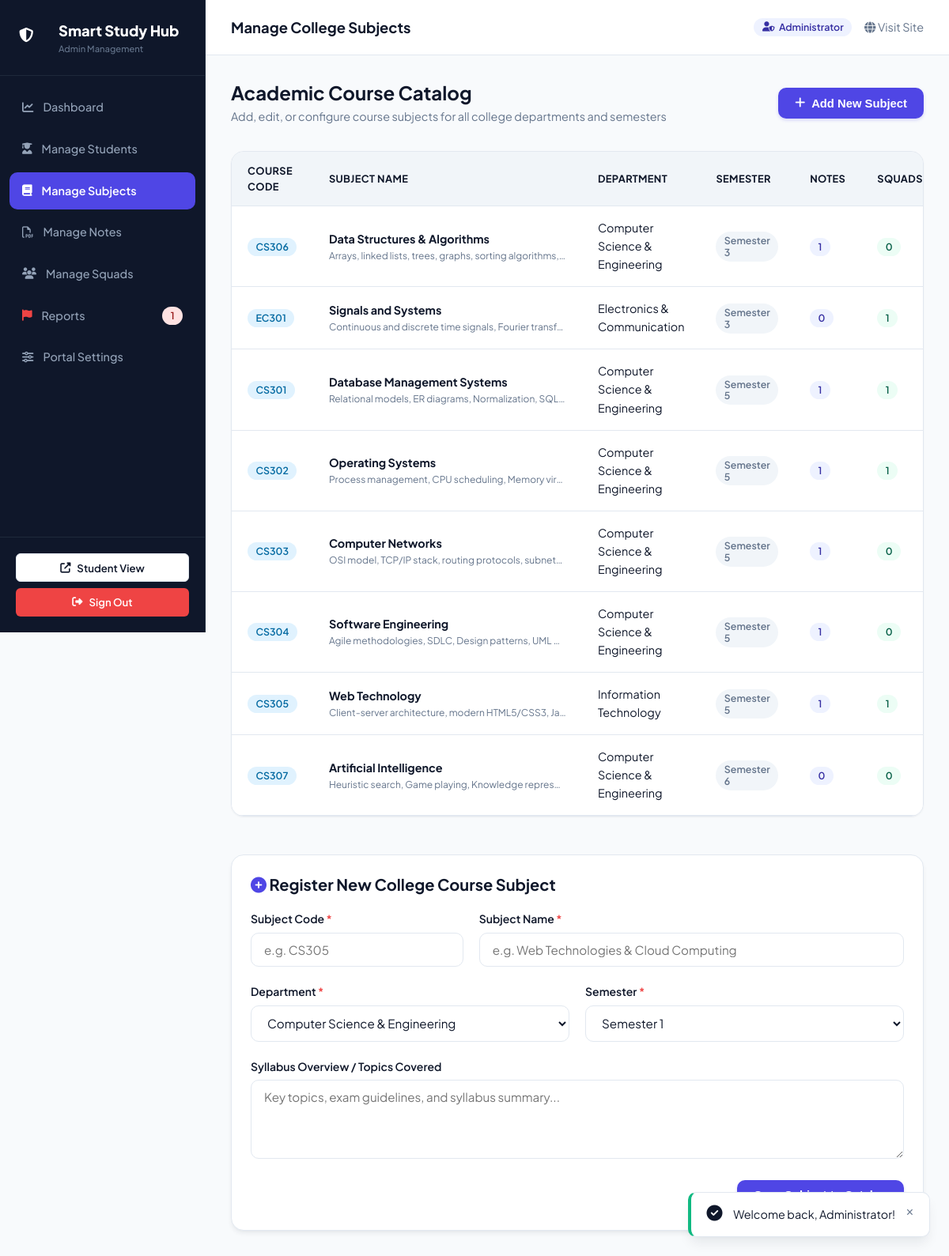
The app's page /admin/subjects.php (signed in) with its own data.
### tables this page shows
CREATE TABLE IF NOT EXISTS `subjects` (
  `id` INT AUTO_INCREMENT PRIMARY KEY,
  `subject_code` VARCHAR(20) NOT NULL UNIQUE,
  `subject_name` VARCHAR(150) NOT NULL,
  `department` VARCHAR(100) NOT NULL,
  `semester` VARCHAR(20) NOT NULL,
  `description` TEXT,
  `created_at` TIMESTAMP DEFAULT CURRENT_TIMESTAMP
);

### includes/functions.php (called while the page is built, shortened)
<?php
function e(?string $string): string {
    return htmlspecialchars($string ?? '', ENT_QUOTES, 'UTF-8');
}

### admin/subjects.php (the view, shortened to what this page needs)
<?php
require_once __DIR__ . '/../includes/functions.php';
require_once __DIR__ . '/header.php';
$pdo = getDBConnection();
$editSubject = null;
$subjects = $pdo->query("
    SELECT s.*,
           (SELECT COUNT(*) FROM notes WHERE subject_id = s.id) as note_count,
           (SELECT COUNT(*) FROM study_groups WHERE subject_id = s.id) as group_count
    FROM subjects s
    ORDER BY s.semester ASC, s.subject_code ASC
")->fetchAll();
?>
<div style="display: flex; justify-content: space-between; align-items: center; margin-bottom: 2rem;">
    <div>
        <h2 style="font-size: 1.5rem; margin-bottom: 0.25rem;">Academic Course Catalog</h2>
        <p class="text-muted" style="font-size: 0.9rem;">Add, edit, or configure course subjects for all college departments and semesters</p>
    </div>
    <button type="button" class="btn btn-primary" onclick="document.getElementById('subject-form-card').scrollIntoView({ behavior: 'smooth' })">
        <i class="fas fa-plus"></i> Add New Subject
    </button>
</div>
<div class="table-responsive" style="margin-bottom: 3rem;">
    <table class="admin-table">
        <thead>
            <tr>
                <th>Course Code</th>
                <th>Subject Name</th>
                <th>Department</th>
                <th>Semester</th>
                <th>Notes</th>
                <th>Squads</th>
            </tr>
        </thead>
        <tbody>
            <?php foreach ($subjects as $s): ?>
                <tr>
                    <td><span class="badge badge-secondary font-bold"><?= e($s['subject_code']) ?></span></td>
                    <td>
                        <div class="font-bold"><?= e($s['subject_name']) ?></div>
                        <div class="text-muted" style="font-size: 0.75rem; max-width: 300px; white-space: nowrap; overflow: hidden; text-overflow: ellipsis;">
                            <?= e($s['description']) ?>
                        </div>
                    </td>
                    <td><?= e($s['department']) ?></td>
                    <td><span class="badge badge-neutral"><?= e($s['semester']) ?></span></td>
                    <td><span class="badge badge-primary"><?= $s['note_count'] ?></span></td>
                    <td><span class="badge badge-accent"><?= $s['group_count'] ?></span></td>
                </tr>
            <?php endforeach; ?>
        </tbody>
    </table>
</div>
<div class="card" id="subject-form-card" style="box-shadow: var(--shadow-md);">
    <h3 style="margin-bottom: 1.25rem; font-size: 1.25rem;">
        <i class="fas fa-<?= $editSubject ? 'edit' : 'plus-circle' ?> text-primary"></i>
        <?= $editSubject ? 'Edit Subject: ' . e($editSubject['subject_code']) : 'Register New College Course Subject' ?>
    </h3>
    <form method="POST" action="<?= BASE_URL ?>/admin/subjects.php">
        <div style="display: grid; grid-template-columns: 1fr 2fr; gap: 1.25rem;">
            <div class="form-group">
                <label class="form-label" for="subject_code">Subject Code <span class="text-danger">*</span></label>
                <input type="text" name="subject_code" id="subject_code" class="form-control" placeholder="e.g. CS305" value="<?= e($editSubject['subject_code'] ?? '') ?>" required>
            </div>
            <div class="form-group">
                <label class="form-label" for="subject_name">Subject Name <span class="text-danger">*</span></label>
                <input type="text" name="subject_name" id="subject_name" class="form-control" placeholder="e.g. Web Technologies & Cloud Computing" value="<?= e($editSubject['subject_name'] ?? '') ?>" required>
            </div>
        </div>
        <div style="display: grid; grid-template-columns: 1fr 1fr; gap: 1.25rem;">
            <div class="form-group">
                <label class="form-label" for="department">Department <span class="text-danger">*</span></label>
                <select name="department" id="department" class="form-control" required>
                    <option value="Computer Science & Engineering" <?= ($editSubject['department'] ?? '') === 'Computer Science & Engineering' ? 'selected' : '' ?>>Computer Science & Engineering</option>
                </select>
            </div>
            <div class="form-group">
                <label class="form-label" for="semester">Semester <span class="text-danger">*</span></label>
                <select name="semester" id="semester" class="form-control" required>
                    <?php for ($i = 1; $i <= 8; $i++): ?>
                        <option value="Semester <?= $i ?>" <?= ($editSubject['semester'] ?? '') === "Semester $i" ? 'selected' : '' ?>>Semester <?= $i ?></option>
                    <?php endfor; ?>
                </select>
            </div>
        </div>
        <div class="form-group">
            <label class="form-label" for="description">Syllabus Overview / Topics Covered</label>
            <textarea name="description" id="description" class="form-control" rows="3" placeholder="Key topics, exam guidelines, and syllabus summary..."><?= e($editSubject['description'] ?? '') ?></textarea>
        </div>
        <div style="display: flex; justify-content: flex-end; gap: 1rem;">
            <button type="submit" class="btn btn-primary">
            </button>
        </div>
    </form>
</div>
<?php require_once __DIR__ . '/footer.php'; ?>

### assets/css/style.css (style rules this page uses)
:root { --primary: #4f46e5; --primary-hover: #4338ca; --primary-light: #eef2ff; --primary-dark: #3730a3; --secondary: #0ea5e9; --secondary-light: #e0f2fe; --accent: #10b981; --accent-light: #ecfdf5; --warning: #f59e0b; --warning-light: #fef3c7; --danger: #ef4444; --danger-light: #fee2e2; --bg-main: #f8fafc; --bg-card: #ffffff; --bg-subtle: #f1f5f9; --border: #e2e8f0; --border-focus: #818cf8; --text-main: #0f172a; --text-muted: #64748b; --text-light: #94a3b8; --text-white: #ffffff; --radius-sm: 6px; --radius-md: 10px; --radius-lg: 16px; --radius-xl: 24px; --radius-full: 9999px; --shadow-sm: 0 1px 2px 0 rgba(15, 23, 42, 0.05); --shadow-md: 0 4px 6px -1px rgba(15, 23, 42, 0.07), 0 2px 4px -2px rgba(15, 23, 42, 0.05); --shadow-lg: 0 10px 15px -3px rgba(15, 23, 42, 0.08), 0 4px 6px -4px rgba(15, 23, 42, 0.04); --shadow-xl: 0 20px 25px -5px rgba(15, 23, 42, 0.1), 0 8px 10px -6px rgba(15, 23, 42, 0.05); --transition: all 0.2s cubic-bezier(0.16, 1, 0.3, 1); }
*, *::before, *::after { box-sizing: border-box; margin: 0; padding: 0; }
body { font-family: 'Plus Jakarta Sans', -apple-system, BlinkMacSystemFont, 'Segoe UI', Roboto, sans-serif; background-color: var(--bg-main); color: var(--text-main); line-height: 1.6; min-height: 100vh; display: flex; flex-direction: column; -webkit-font-smoothing: antialiased; }
h1, h2, h3, h4, h5, h6 { font-weight: 700; line-height: 1.25; color: var(--text-main); }
.text-muted { color: var(--text-muted); }
.text-primary { color: var(--primary); }
.text-danger { color: var(--danger); }
.font-bold { font-weight: 700; }
.btn { display: inline-flex; align-items: center; justify-content: center; gap: 0.5rem; padding: 0.65rem 1.25rem; font-size: 0.925rem; font-weight: 600; border-radius: var(--radius-md); border: 1px solid transparent; cursor: pointer; transition: var(--transition); text-align: center; white-space: nowrap; }
.btn-primary { background-color: var(--primary); color: var(--text-white); box-shadow: 0 2px 4px rgba(79, 70, 229, 0.2); }
.badge { display: inline-flex; align-items: center; gap: 0.35rem; padding: 0.25rem 0.65rem; font-size: 0.775rem; font-weight: 600; border-radius: var(--radius-full); line-height: 1.2; }
.badge-primary { background-color: var(--primary-light); color: var(--primary-dark); }
.badge-secondary { background-color: var(--secondary-light); color: #0369a1; }
.badge-accent { background-color: var(--accent-light); color: #065f46; }
.badge-neutral { background-color: var(--bg-subtle); color: var(--text-muted); }
.card { background: var(--bg-card); border: 1px solid var(--border); border-radius: var(--radius-lg); padding: 1.5rem; box-shadow: var(--shadow-sm); transition: var(--transition); display: flex; flex-direction: column; }
.form-group { margin-bottom: 1.25rem; }
.form-label { display: block; font-size: 0.875rem; font-weight: 600; margin-bottom: 0.4rem; color: var(--text-main); }
.form-control { width: 100%; padding: 0.7rem 1rem; font-size: 0.95rem; font-family: inherit; border: 1px solid var(--border); border-radius: var(--radius-md); background-color: var(--bg-card); color: var(--text-main); transition: var(--transition); }
textarea.form-control { resize: vertical; min-height: 100px; }

### assets/css/admin.css (style rules this page uses)
:root { --admin-sidebar-bg: #0f172a; --admin-sidebar-hover: #1e293b; --admin-sidebar-text: #94a3b8; --admin-sidebar-active: #4f46e5; --admin-content-bg: #f8fafc; }
body.admin-body { background-color: var(--admin-content-bg); min-height: 100vh; display: flex; }
.table-responsive { width: 100%; overflow-x: auto; background: #ffffff; border-radius: var(--radius-lg); border: 1px solid var(--border); box-shadow: var(--shadow-sm); }
.admin-table { width: 100%; border-collapse: collapse; text-align: left; font-size: 0.9rem; }
.admin-table th { background-color: var(--bg-subtle); padding: 0.85rem 1.25rem; font-weight: 700; color: var(--text-main); border-bottom: 1px solid var(--border); font-size: 0.8rem; text-transform: uppercase; letter-spacing: 0.03em; }
.admin-table td { padding: 1rem 1.25rem; border-bottom: 1px solid var(--border); color: var(--text-main); vertical-align: middle; }

### records on screen
subjects: subject_code "CS306", subject_name "Data Structures & Algorithms", description "Arrays, linked lists, trees, graphs, sorting algorithms,…", department "Computer Science & Engineering", semester "Semester 3", note_count "1", group_count "0"
subjects: subject_code "EC301", subject_name "Signals and Systems", description "Continuous and discrete time signals, Fourier transf…", department "Electronics & Communication", semester "Semester 3", note_count "0", group_count "1"
subjects: subject_code "CS301", subject_name "Database Management Systems", description "Relational models, ER diagrams, Normalization, SQL…", department "Computer Science & Engineering", semester "Semester 5", note_count "1", group_count "1"
subjects: subject_code "CS302", subject_name "Operating Systems", description "Process management, CPU scheduling, Memory vir…", department "Computer Science & Engineering", semester "Semester 5", note_count "1", group_count "1"
subjects: subject_code "CS303", subject_name "Computer Networks", description "OSI model, TCP/IP stack, routing protocols, subnet…", department "Computer Science & Engineering", semester "Semester 5", note_count "1", group_count "0"
subjects: subject_code "CS304", subject_name "Software Engineering", description "Agile methodologies, SDLC, Design patterns, UML…", department "Computer Science & Engineering", semester "Semester 5", note_count "1", group_count "0"
subjects: subject_code "CS305", subject_name "Web Technology", description "Client-server architecture, modern HTML5/CSS3, Ja…", department "Information Technology", semester "Semester 5", note_count "1", group_count "1"
subjects: subject_code "CS307", subject_name "Artificial Intelligence", description "Heuristic search, Game playing, Knowledge repres…", department "Computer Science & Engineering", semester "Semester 6", note_count "0", group_count "0"

### other values on screen
$pendingReportsCount "1"
$pageTitle "Manage College Subjects"
$adminUser['name'] "Administrator"
